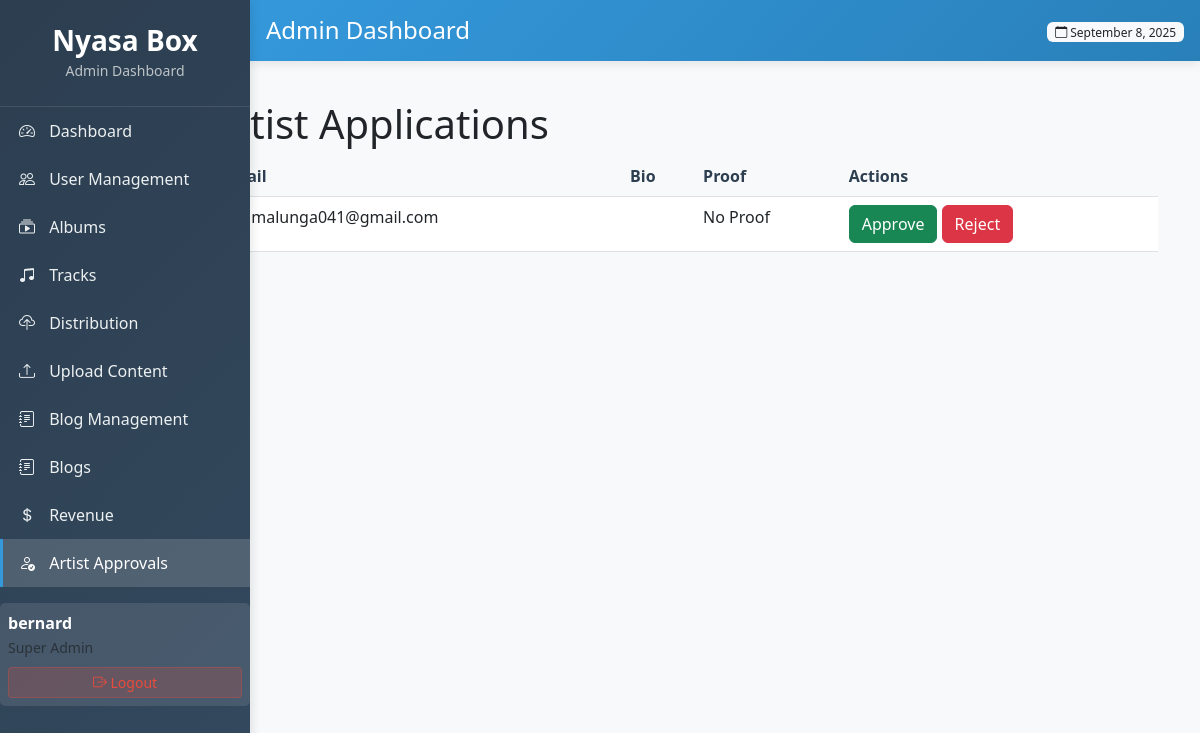
Before: /adminxy/artist-approvals/ (signed in) with the older database file.
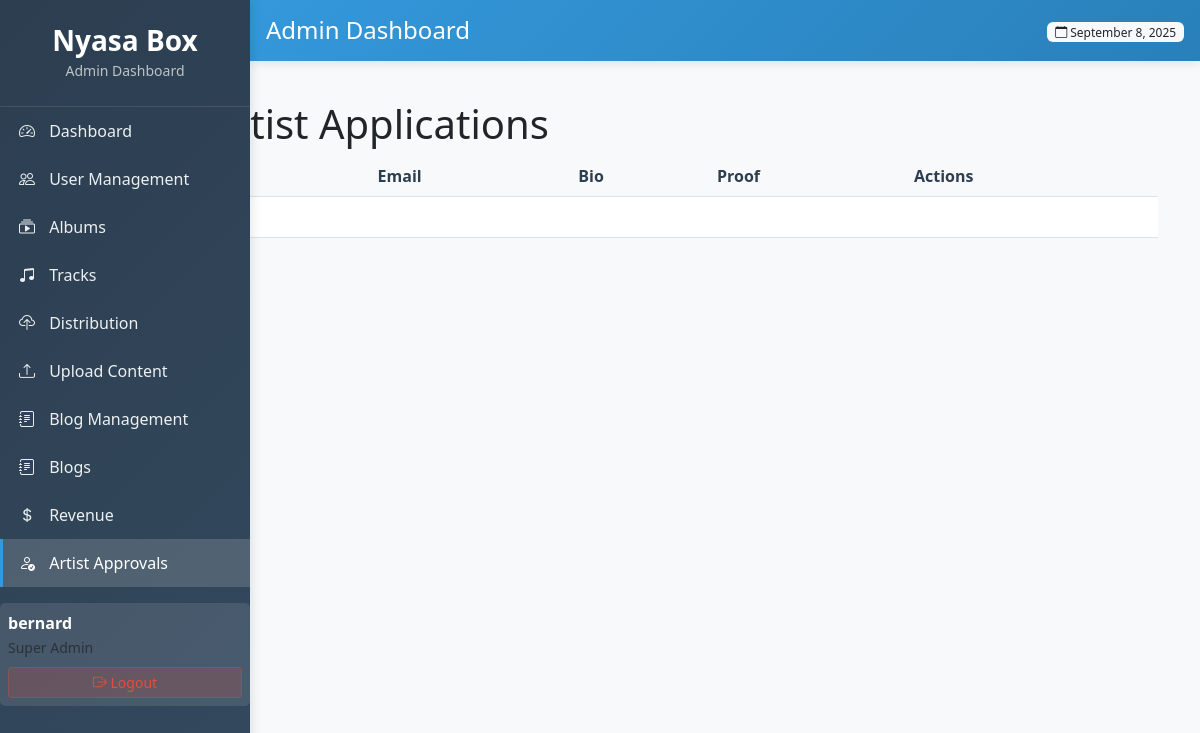
After: the same page with the newer database file.
### core/models.py (models this page shows, shortened)
class Profile(models.Model):
    user = models.OneToOneField(User, on_delete=models.CASCADE)
    bio = models.TextField(max_length=500, blank=True)
    location = models.CharField(max_length=30, blank=True)
    birth_date = models.DateField(null=True, blank=True)
    profile_picture = models.ImageField(upload_to='profile_pics/', default='profile_pics/default.png')
    website = models.URLField(blank=True)
    is_email_verified = models.BooleanField(default=False)
    is_artist = models.BooleanField(default=False)
    artist_status = models.CharField(
        max_length=20,
        choices=(('pending', 'Pending'), ('verified', 'Verified'), ('rejected', 'Rejected')),
        default='pending',
        blank=True
    )
    verification_proof = models.FileField(upload_to='verifications/', blank=True, null=True)
    class Meta:
        indexes = [
            models.Index(fields=['user'], name='idx_profile_user'),
            models.Index(fields=['is_artist', 'artist_status'], name='idx_profile_artist'),
        ]

### core/views.py (the view)
# urls.py: path('adminxy/artist-approvals/', views.admin_artist_approvals, name='admin_artist_approvals'),
@login_required
def admin_artist_approvals(request):
    if not request.user.is_staff:
        return redirect('index')
    pending_artists = Profile.objects.filter(is_artist=True, artist_status='pending')
    context = {
        'pending_artists': pending_artists,
    }
    return render(request, 'peza/artist_approvals.html', context)

### core/templates/peza/artist_approvals.html (shortened to what this page needs)
{% extends 'peza/base.html' %}
{% block content %}
<div class="container">
    <h1>Pending Artist Applications</h1>
    <table class="table">
        <thead>
            <tr>
                <th>Username</th>
                <th>Email</th>
                <th>Bio</th>
                <th>Proof</th>
                <th>Actions</th>
            </tr>
        </thead>
        <tbody>
            {% for profile in pending_artists %}
            <tr>
                <td>{{ profile.user.username }}</td>
                <td>{{ profile.user.email }}</td>
                <td>{{ profile.bio|truncatewords:20 }}</td>
                <td>
                    {% if profile.verification_proof %}
                    <a href="{{ profile.verification_proof.url }}" target="_blank">View Proof</a>
                    {% else %}
                    No Proof
                    {% endif %}
                </td>
                <td>
                    <form method="post" action="{% url 'admin_approve_artist' profile.id %}">
                        <button type="submit" name="action" value="approve" class="btn btn-success">Approve</button>
                        <button type="submit" name="action" value="reject" class="btn btn-danger">Reject</button>
                    </form>
                </td>
            </tr>
            {% empty %}
            <tr>
                <td colspan="5">No pending applications.</td>
            </tr>
            {% endfor %}
        </tbody>
    </table>
</div>
{% endblock %}

Changed rows visible on the page:
removed Profile: user.username "ben", user.email "benmalunga041@gmail.com", verification_proof "No Proof"
Other visible differences:
text now shown: "No pending applications."
